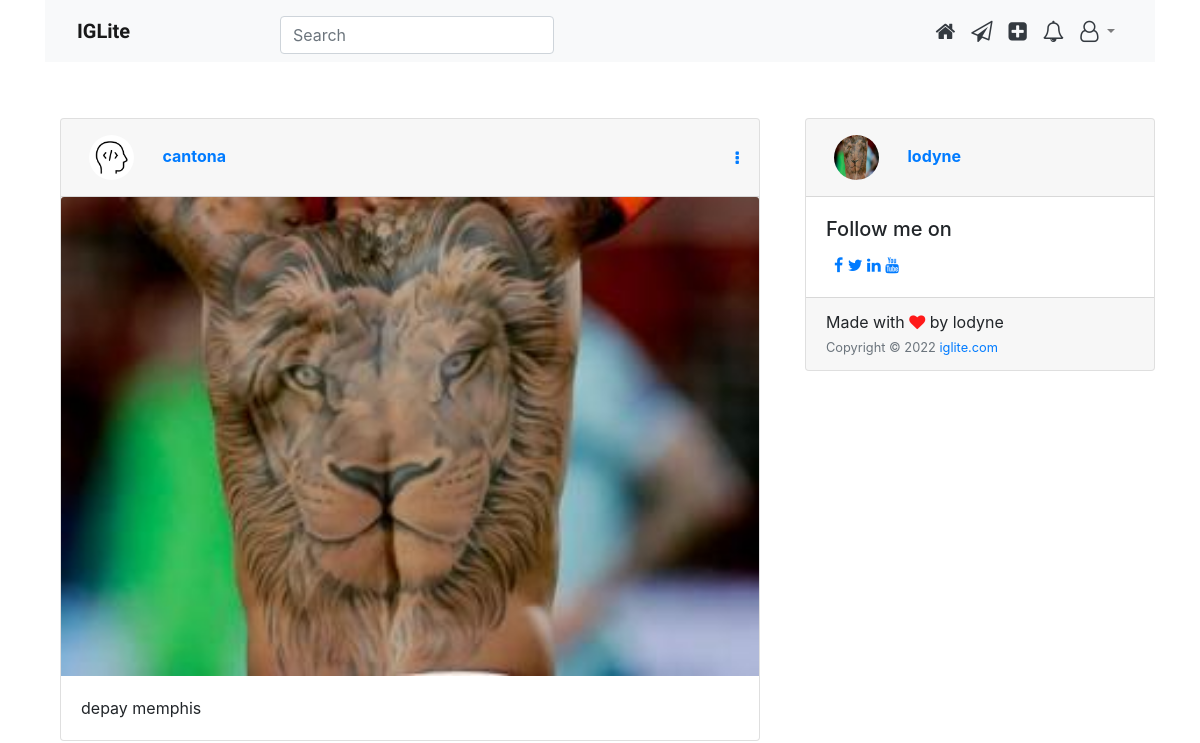
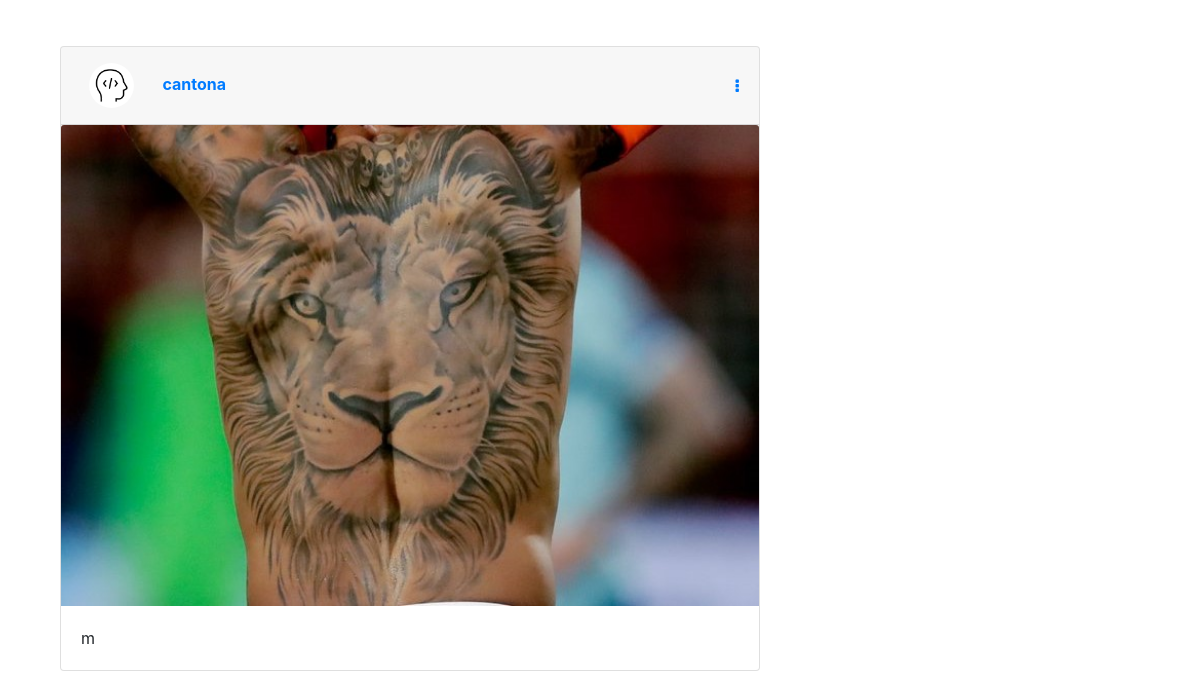
Before: / (signed in) with the older database file (2 pictures, top to bottom).
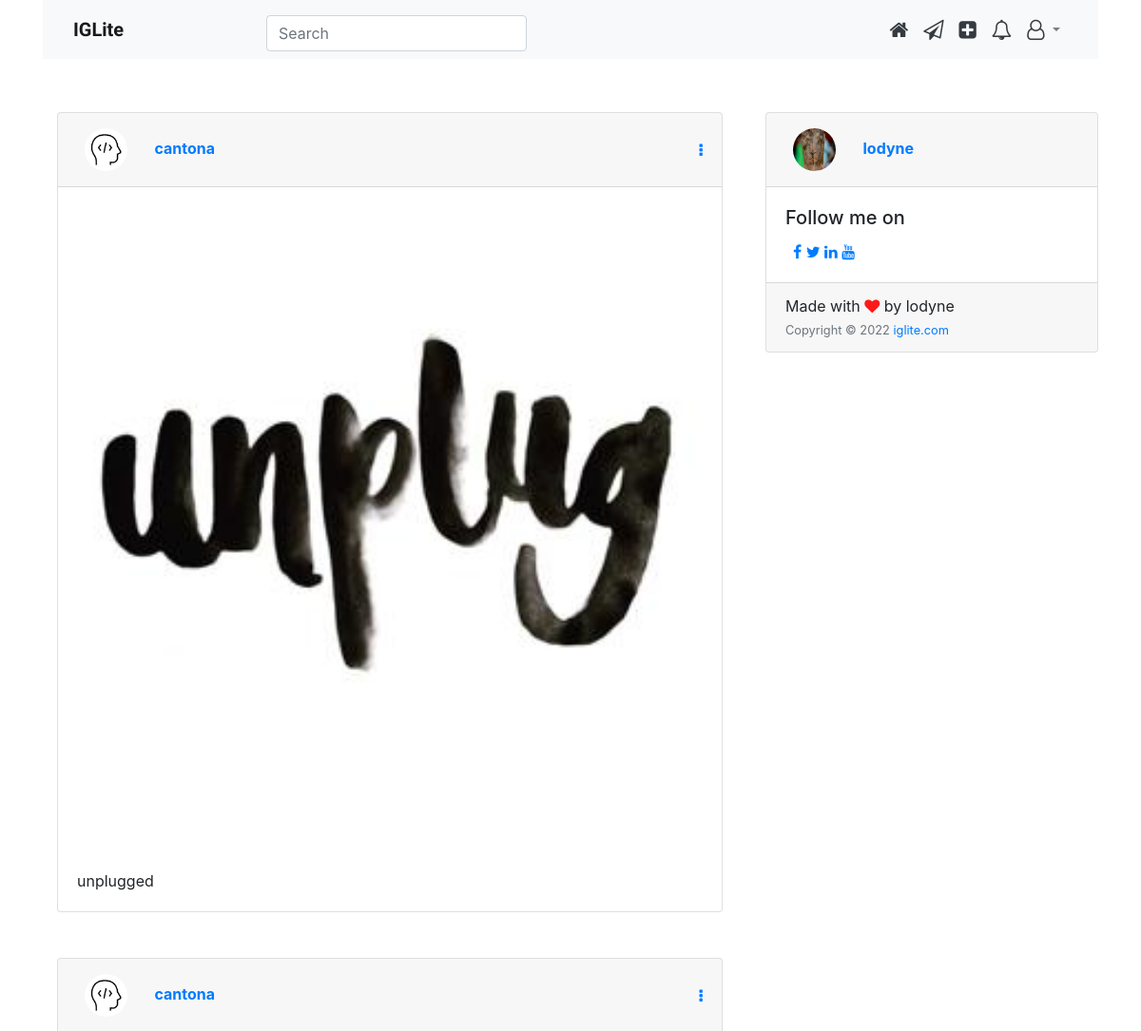
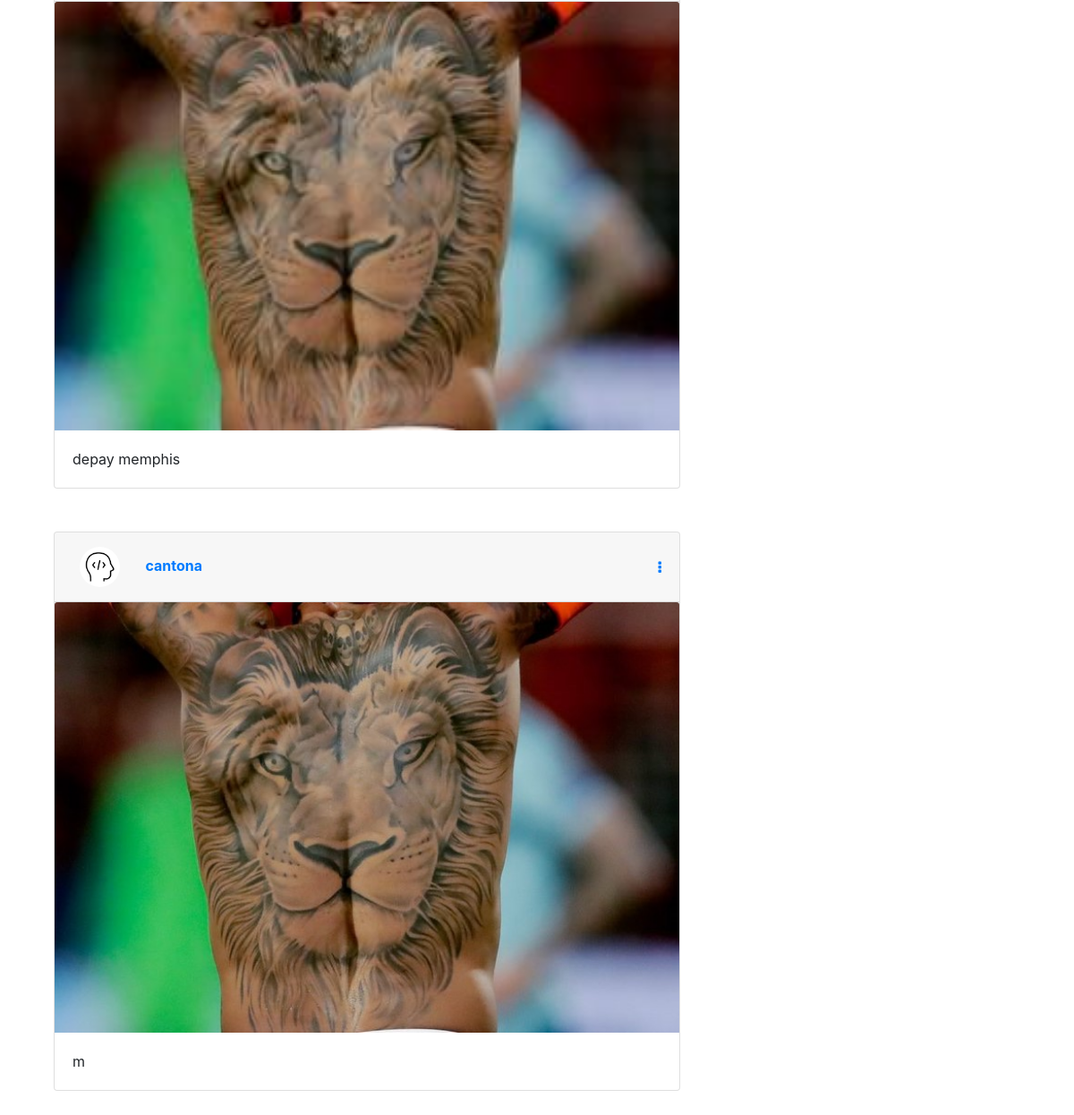
After: the same page with the newer database file (2 pictures, top to bottom).
### insta/models.py (models this page shows, shortened)
class Post(models.Model):
    caption = models.TextField()
    posts = models.ImageField(upload_to='posts/images')
    instagrammer = models.ForeignKey(
        User, on_delete=models.CASCADE, null=False, blank=True, default=None)
    ''' The function below tells the view where to redirect after post is
        created i.e. finds the url of the model object that returns the path
        to any specific instance (find the location to a specific post).
    '''

### users/models.py (models this page shows, shortened)
class Profile(models.Model):
    user = models.OneToOneField(User, on_delete=models.CASCADE)
    image = models.ImageField(default='default.jpg', upload_to='profile.jpg',
                              height_field=None, width_field=None, max_length=None)
    name = models.CharField(max_length=50, default='DEFAULT VALUE')
    website = models.URLField(max_length=50, default='DEFAULT VALUE')
    bio = models.TextField(max_length=500, default='DEFAULT VALUE')
    GENDER_CHOICES = (
        ('M', 'Male'),
        ('F', 'Female'),
    )
    gender = models.CharField(
        max_length=50, choices=GENDER_CHOICES, default='DEFAULT VALUE')

### insta/views.py (the view)
# urls.py: path('', PostListView.as_view(), name='insta-home'),
class PostListView(LoginRequiredMixin, ListView):
    model = Post
    ''' By default class-based view looks for template in
        form of <app>/<model>_<viewtype>.html i.e
        insta/post_list.html (in our case), but we can
        change that by defining new template using template name.
    '''
    template_name = 'insta/home.html'
    ''' By default our list view call the variable *object list*
        (the one in the template that is looping over eg.*posts*
        as defined in function-based view). So we can change the
        *posts* in our template so that is looping over *object list*
        or we can set one more variable in our list view and let
        our class-based view know we want that variable to be named
        as *posts* instead.
    '''
    context_object_name = 'posts'
    ''' To change the order of posts listed i.e from newest to oldest,
        change the order our query is making to the database. Therefore
        add the ordering attribute with the field we want to order on.
        NB: -ve sign (from newest to oldest),+ve sign (form oldest to newest)
    '''
    ordering = ['-posts']

### insta/templates/insta/home.html
{% extends 'insta/base.html' %} {% block content %} {% for post in posts%}
<div class="container mt-5 mb-5">
	<div class="card">
		<div class="card-header">
			<img
				class="rounded-circle my-1 ml-2"
				style="height: 45px; width: 45px"
				src="{{ post.instagrammer.profile.image.url }}"
			/>
			<strong
				><a
					class="ml-4"
					href="{% url 'user-posts' post.instagrammer.username %}"
					>{{ post.instagrammer }}</a
				></strong
			>
			<a
				data-toggle="tooltip"
				data-placement="top"
				title="update post"
				href="{% url 'post-detail' post.id %}"
				style="float: right; margin-top: 15px"
			>
				<i class="fa fa-ellipsis-v" aria-hidden="true"></i>
			</a>
		</div>
		<img src="{{post.posts.url}}" class="card-img-top" alt="..." />
		<div class="card-body">
			<p class="card-text">{{post.caption}}</p>
		</div>
	</div>
</div>
{% endfor %} {% endblock content %}

### insta/templates/insta/base.html (shortened to what this page needs)
{% load static %}
<!DOCTYPE html>
<html lang="en">
	<head>
		<link
			rel="stylesheet"
			href="https://cdnjs.cloudflare.com/ajax/libs/font-awesome/4.7.0/css/font-awesome.min.css"
		/>
		<link
			rel="stylesheet"
			href="https://stackpath.bootstrapcdn.com/bootstrap/4.3.1/css/bootstrap.min.css"
		/>
	</head>
	<body>
		<div class="container">
			{% include "insta/navbar.html" %}
			{% block override_this %}
				<div class="row mt-2">
					<div class="col-md-8">
						{% block content %} {% endblock content%}
					</div>
					{% block sidepanel %}
						{% include 'insta/sidepanel.html' %}
					{% endblock %}
				</div>
			{% endblock override_this %}
		</div>
	</body>
</html>

### insta/templates/insta/navbar.html (shortened to what this page needs)
<nav class="navbar navbar-expand-lg navbar-light bg-light">
	<div class="navbar-nav mr-auto">
		<a
            class="navbar-brand px-3 mr-8 font-weight-bold"
            href="{% url 'insta-home' %}"
            style= "font-family: 'Dancing Script';"
        >
            IGLite
        </a>
	</div>
	<div class="navbar-collapse justify-content-center mt-2">
		<form class="form-inline">
			<input
				class="form-control mr-sm-1"
				type="search"
				placeholder="Search"
				aria-label="Search"
			/>
		</form>
	</div>
	<div class="collapse navbar-collapse nav-icon px-3" id="navbarNavDropdown">
		<ul class="navbar-nav ml-auto ">
			<li class="nav-item active">
				<a
					class="nav-link"
					data-toggle="tooltip"
					data-placement="top"
					title="Home"
					href="{% url 'insta-home' %}"
				>
					<i class="fa fa-home fa-lg text-dark" aria-hidden="true"></i>
				</a>
			</li>
			<li class="nav-item">
				<a
					class="nav-link"
					data-toggle="tooltip"
					data-placement="top"
					title="Message"
					href="{% url 'insta-message' %}"
				>
					<i class="fa fa-paper-plane-o fa-lg text-dark" aria-hidden="true"></i>
				</a>
			</li>
            {% if user.is_authenticated %}
                <li class="nav-item">
                    <a
                        href="{% url 'insta-upload_post' %}"
                        class="nav-link "
                        role="button"
                        data-toggle="tooltip"
                        data-placement="top"
                        title="New Post"
                        aria-pressed="true"
                    >
                        <i class="fa fa-plus-square fa-lg text-dark" aria-hidden="true"></i>
                    </a>
                </li>
			{% endif %}
			<li class="nav-item">
				<a
					class="nav-link"
					data-toggle="tooltip"
					data-placement="top"
					title="Notification"
					href="{% url 'insta-notification' %}"
				>
					<i class="fa fa-bell-o fa-lg text-dark" aria-hidden="true"></i>
				</a>
			</li>
			<li class="nav-item dropdown">
				<a
					class="nav-link dropdown-toggle"
					data-toggle="dropdown"
					href="#"
					role="button"
					aria-haspopup="false"
					aria-expanded="false"
				>
					<i class="fa fa-user-o fa-lg text-dark" aria-hidden="true"></i>
				</a>
			</li>
		</ul>
	</div>
</nav>

### insta/templates/insta/sidepanel.html (shortened to what this page needs)
{% if user.is_authenticated %}
<div class="col-md-4 mt-5">
	<div class="card">
		<div class="card-header">
			<img
				class="rounded-circle my-1 ml-2"
				style="height: 45px; width: 45px"
				src="{{ user.profile.image.url }}"
			/>
			<strong><a class="ml-4" href="#">{{ request.user.username}}</a></strong>
		</div>
		<div class="card-body">
			<h5 class="card-title">Follow me on</h5>
			<span class="ml-2">
				<a href="#"><i class="fa fa-facebook"></i></a>
				<a href="#"><i class="fa fa-twitter"></i></a>
				<a href="#"><i class="fa fa-linkedin"></i></a>
				<a href="#"><i class="fa fa-youtube"></i></a>
			</span>
		</div>
		<div class="card-footer">
			<div>
				Made with <i class="fa fa-heart pulse" style="color: #ff1a1a"></i> by
				lodyne
			</div>
			<small class="text-muted">
				Copyright &copy
				<a href="# "> iglite.com</a>
			</small>
		</div>
	</div>
</div>
{% endif %}

Changed rows visible on the page:
added Post: instagrammer.profile.image (placeholder picture), instagrammer "cantona", posts (picture), caption "unplugged"
